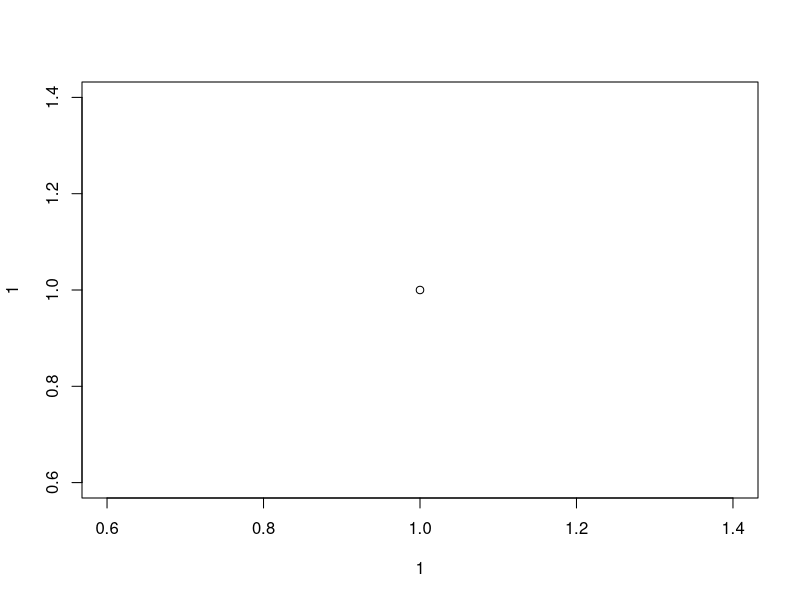

Source code (R):
## ---- chunk 1
knitr::opts_chunk$set(echo = FALSE)
## ---- chunk 2
plot(1,1)
